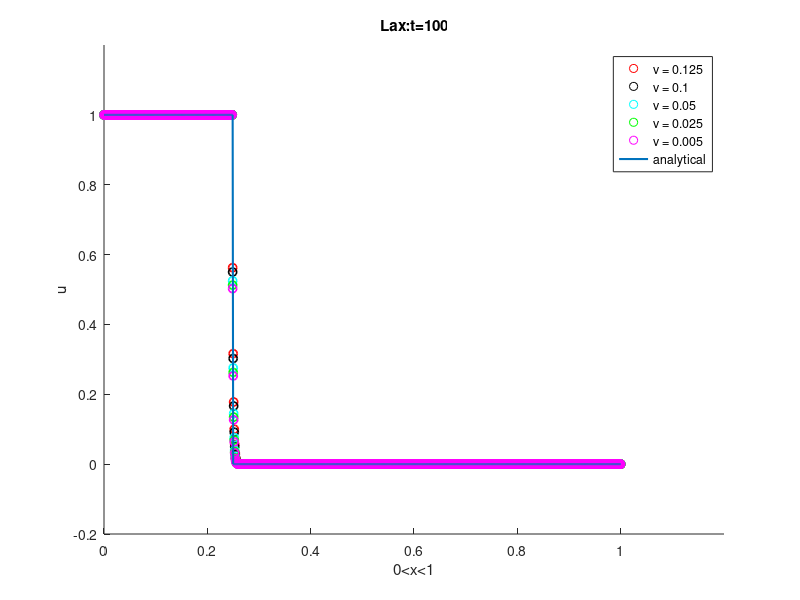
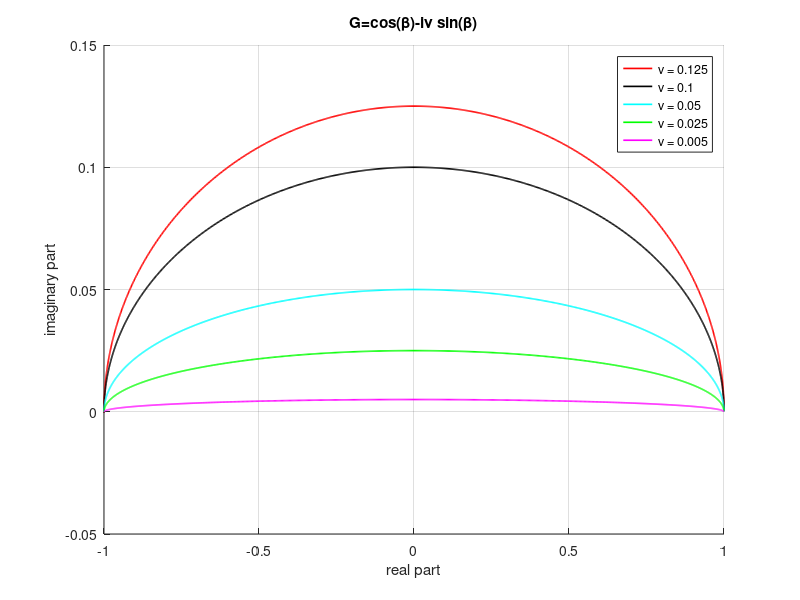

Here is the MATLAB script that generated these plots, in order:

clc
clear all
close all

 L = 1;%[0,1]
 delta_x = 0.001*L ;%mesh makani(mitavand riztar ham shavad.)
 %%%har ghadr zarib bala riztar shod javab behtar shod!!!!
 
 a = 0.5 ;%Defined, but can be changed
  
%%%Initial condition A

delta_t=[0.00025,0.0002,0.0001,0.00005,0.00001];  %%riz kardan mesh(zamani)

 x = 0.0 : delta_x : L ;
  X = length(x) ;


col=['r','k','c','g','m'];
error = zeros(5,X) ;
Eu=zeros(5,X);
Eanalytical=zeros(5,X);



for i = 1 : length(delta_t)
    
     %dt and dx 
  x = 0.0 : delta_x : L ;
  X = length(x) ;
  dt = delta_t(i) ;
  total_time = 1 ;
  
  %pre defining matrix
  u = zeros(X,1) ;
  analytical = zeros(X,1) ;
  error = zeros(X,1) ;
    
 
  %nu=alfa*dt/dx
  nu = [a*delta_t(1)/delta_x, a*delta_t(2)/delta_x, a*delta_t(3)/delta_x, a*delta_t(4)/delta_x, a*delta_t(5)/delta_x] ; 
  
  for ix = 1 : X
      if (x(ix)<0.25)
          u(ix) = 1.0 ;
      else 
          u(ix) = 0.0 ;
      end
  end
  
  
  for it = 1 : total_time
      for ix = 2 : X-1
        u(ix) = 0.5*((u(ix+1) + u(ix-1)) - (a*dt/delta_x)*(u(ix+1) - u(ix-1))) ;  %discritization
          Eu(i,ix)= u(ix);
      end
      
        for ix = 1 : X
      if ( x(ix)<0.25)
          analytical(ix) = 1.0 ;
      else 
          analytical(ix) = 0.0 ;
      end
  end
    Eanalytical(i,ix)= analytical(ix);  
  end
  
    hold on
    scatter (x,u,col(i),'linewidth',1.2)
    axis([0 1.2 -0.2 1.2])
    
    
    xlabel 0<x<1
    ylabel u
    title 'Lax:t=100'
    for j=1:length(delta_t)
        for ix = 1:X
  error(j,ix) = abs(Eu(j,ix)-Eanalytical(j,ix));
        end
    end
  
end
plot(x,analytical,'linewidth',1.5)
legend('\nu = 0.125','\nu = 0.1','\nu = 0.05','\nu = 0.025','\nu = 0.005', 'analytical')

   
   %


noo1 = [0.125,0.1,0.05,0.025,0.005] ;

 for p = 1 : length(noo1)
  for ix = 1 : X
            k(ix) = 2*pi*ix/(2*L) ;
            beta(ix) = k(ix)*delta_x ; %k_m*h
            amplitude(ix) = (cos(beta(ix)))
            amplitudey(ix)= noo1(p)*sin(beta(ix)) ;
             phi(ix) = atan(-noo1(p)*tan(beta(ix))) ;
      end
    
    figure(2)
    hold on
    grid on
   
    plot (amplitude,amplitudey,col(p),'linewidth',1.2)
    legend('\nu = 0.125','\nu = 0.1','\nu = 0.05','\nu = 0.025','\nu = 0.005')
   
    xlabel 'real part'
    ylabel 'imaginary part'
    title 'G=cos(\beta)-i\nu sin(\beta)'
 end

%





% figure(3)
% plot(x,error,'linewidth',1.5)
% legend('\nu = 0.5','\nu = 0.25','\nu = 0.05','\nu = 0.025','\nu = 0.005', 'analytical')
% title 'abs(Error)'
% xlim([0 1])
% ylim([-0.01 0.01])
%   xlabel 0<x<1
%   ylabel |error|
